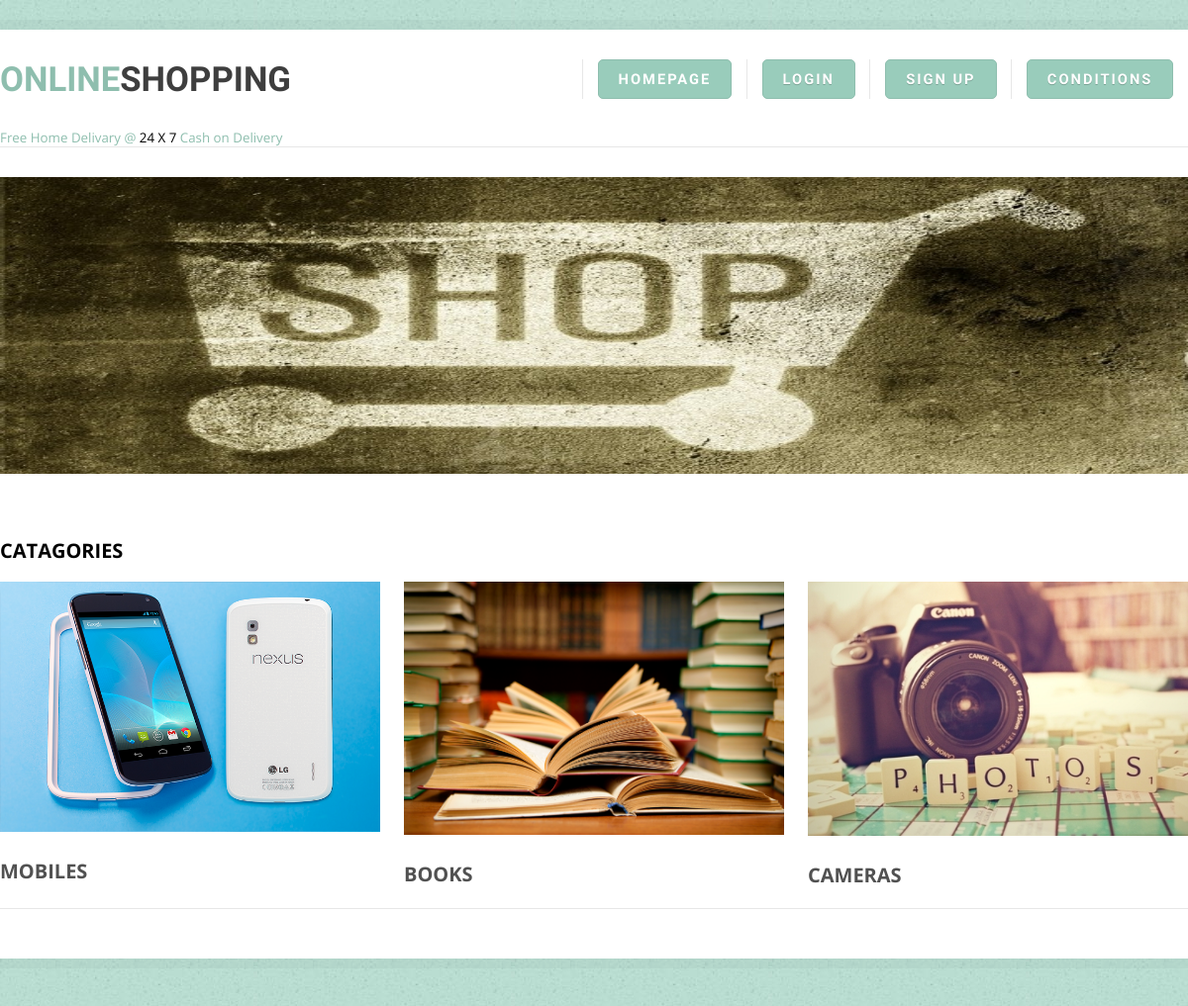
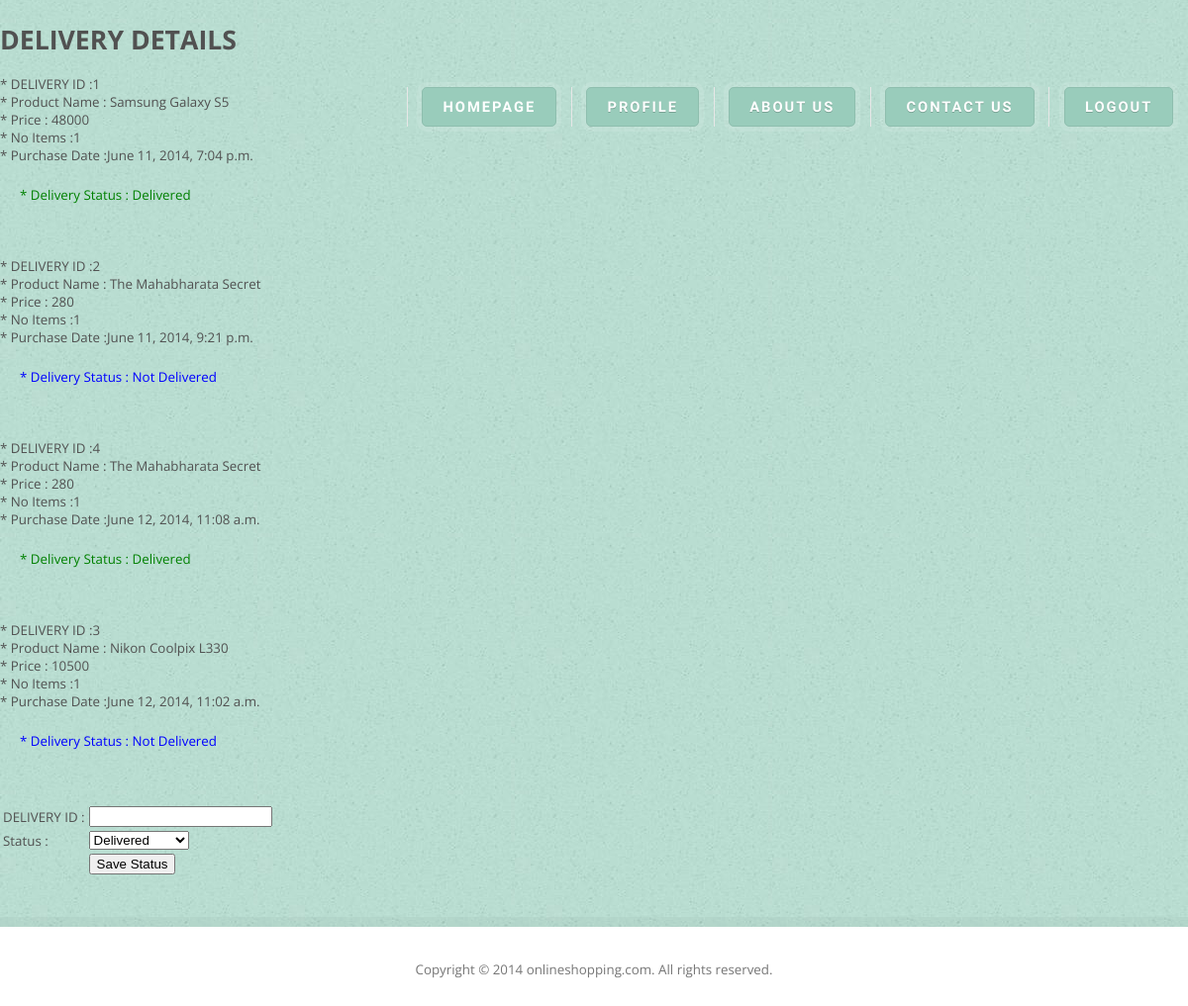
The app's page /products/delivary/ (signed in) with its own data (2 pictures, top to bottom).
### book/models.py (models this page shows)
class Cart(models.Model):
	uid=models.ForeignKey(User)
	pid=models.ForeignKey(Product)
	noitem=models.IntegerField()
	purdate=models.DateTimeField("purchase-date")
	deldate=models.DateTimeField("delivary-date")
	status=models.CharField(max_length=10)

class Product(models.Model):
	pname=models.CharField(max_length=200)
	discription=models.CharField(max_length=500)
	price=models.IntegerField()
	noitem=models.IntegerField()
	createdby=models.ForeignKey(User)
	cid=models.ForeignKey(Catagory)
	photo=models.ImageField(upload_to='photo') #image in pjct/media/photo

### book/views.py (the view, shortened to what this page needs)
# urls.py: url(r'^products/delivary/$','book.views.products_delivery', name='productsdelivery'),
@login_required
def products_delivery(request):
    cart = Cart.objects.all().values('id','uid','pid','noitem','purdate','status')
    product=Product.objects.all()
    userid = Cart.objects.all().values('uid')
    user = User.objects.all()
    status = request.POST.get("status")
    deliveryid = request.POST.get("deliveryid")
    if request.method == 'GET':
        form = DeliveyStatusForm()
    return render(request, 'delivery.html', {'cart': cart, 'product': product, 'form': form,'user':user})

### book/forms.py
class DeliveyStatusForm(forms.Form):
    deliveryid = forms.CharField(label=("User Id:"), required=True)
    status = forms.ChoiceField()#label=("Status:"))#, required=True)
    def __init__(self, *args, **kwargs):
          super(DeliveyStatusForm, self).__init__(*args, **kwargs)
          status_choice_list = ((1,"Delivered"),(0,"Not delivered"))
          self.fields['status'] = forms.ChoiceField(choices = status_choice_list)

### book/templates/delivery.html (shortened to what this page needs)
{% extends "index.html" %}
{% block content %}
<form action="{% url 'productsdelivery' %}" method="POST" >{% csrf_token %}
<h1>DELIVERY DETAILS</h1>
               <div id="menu">
                    <ul>
                         <li class="active"><a href="/users/home" accesskey="1" title="">Homepage</a></li>
                         <li><a href="/users/account/" class="button-style">Profile</a></li>
                         <li><a href="/about" class="button-style">About Us</a></li>
                         <li><a href="/contact" class="button-style">Contact Us</a></li>
                         <li><a href="/users/logout/" class="button-style">LogOut</a></li>
                    </ul>
               </div>
{% for products in product  %}
     {% for carts in cart %}
         {% if products.id == carts.pid %}
             <br>
             * DELIVERY ID :{{ carts.id }}
             <br>
             * Product Name : {{ products.pname }}
             <br>
             * Price : {{ products.price}}
             <br>
             * No Items :{{ carts.noitem }}
             <br>
             * Purchase Date :{{ carts.purdate }}
             <br>
             <br>
             {% if carts.status == '1' %}
                 <p style="color:green;margin-left:20px;">* Delivery Status : Delivered</p>
             {% else %}
                 <p style="color:blue;margin-left:20px;">* Delivery Status : Not Delivered</p>
             {% endif %}
             <br>
             {% endif %}
     {% endfor %}
{% endfor %}
<br>
<table>
    <tr><td>DELIVERY ID : </td><td>{{form.deliveryid}}</td><td>{{ form.deliveryid.errors }}</td></tr>
    <tr><td>Status : </td><td>{{form.status}}</td></tr>
    <tr><td></td><td><input type="submit" value="Save Status" /></td></tr>
</table>
{% endblock %}

### book/static/book/theme/default.css (style rules this page uses)
html, body { height: 100%; }
body { margin: 0px; padding: 0px; font-family: 'Open Sans', sans-serif; font-size: 10pt; color: #000000; }
h1, h2, h3 { margin: 0; padding: 0; }
p, ol, ul { margin-top: 0px; }
p { line-height: 200%; }
a { color: #0000FF; }
.button-style { display: inline-block; margin-top: 20px; padding: 10px 20px; background: #99CCBB; border-radius: 5px; box-shadow: 0px 0px 0px 5px rgba(255,255,255,0.1); border: 1px solid #8EBEAE; line-height: normal; text-align: center; text-decoration: none; text-transform: uppercase; text-shadow: 0px 1px 0px rgba(0,0,0,.2); font-size: 1em; font-weight: 400; color: #FFF !important; }
#menu { float: right; width: 900px; }
#menu ul { float: right; margin: 0px; padding: 30px 0px 0px 0px; list-style: none; line-height: normal; }
#menu li { float: left; border-left: 1px solid #E7E7E7; }
#menu a { display: block; padding: 10px 20px; margin: 0em 1em; letter-spacing: 2px; text-decoration: none; text-transform: uppercase; font-family: 'Archivo Narrow', sans-serif; font-size: 1.10em; font-weight: 600; color: #99CCBB; }
#menu .active a { background: #99CCBB; border-radius: 5px; box-shadow: 0px 0px 0px 5px rgba(255,255,255,0.1); border: 1px solid #8EBEAE; color: #FFFFFF; }
#footer-content a { color: #515151; }

### records on screen
Product: pname "Samsung Galaxy S5", price "48000"
Cart: id "1", noitem "1", purdate "June 11, 2014, 7:04 p.m.", status "* Delivery Status : Delivered"
Product: pname "The Mahabharata Secret", price "280"
Cart: id "2", noitem "1", purdate "June 11, 2014, 9:21 p.m.", status "* Delivery Status : Not Delivered"
Cart: id "4", noitem "1", purdate "June 12, 2014, 11:08 a.m.", status "* Delivery Status : Delivered"
Product: pname "Nikon Coolpix L330", price "10500"
Cart: id "3", noitem "1", purdate "June 12, 2014, 11:02 a.m.", status "* Delivery Status : Not Delivered"
